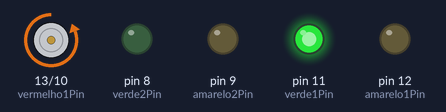
This sketch was run on a simulated Arduino Uno, built with avr-gcc and run on an emulated ATmega328P. On the bench: motor-driver pin pairs drawn as motors (green arrow = first pin HIGH = forward, orange = second pin HIGH = backward, longer = more drive), output pins drawn as LEDs (lit = HIGH).

Above: at 2.5 s.
At 6.0 s:
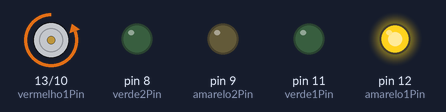
At 9.5 s:
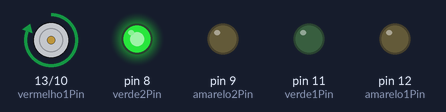
At 13.0 s:
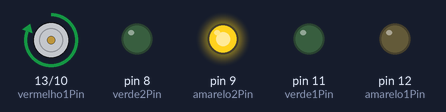
Timing chart, 0 to 18.2 s (numbered marks = the images above):
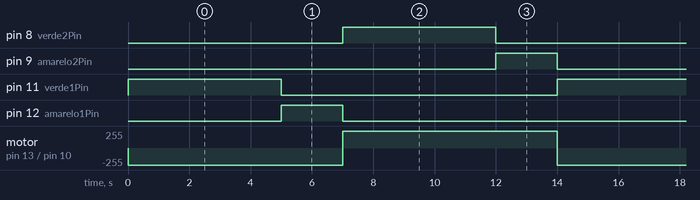

Measured:
- by itself, pin 8 (verde2Pin), pin 11 (verde1Pin): alternates HIGH for 5.0 s and LOW for 9.0 s
- by itself, pin 9 (amarelo2Pin), pin 12 (amarelo1Pin): alternates HIGH for 2.0 s and LOW for 12.0 s
- by itself, motor on pin 13 (vermelho1Pin) / pin 10 (vermelho2Pin): alternates forward 255/255 for 7.0 s and backward 255/255 for 7.0 s

The sketch:

2semafros_cruzamento.ino
```cpp
// Definir os pinos dos LEDs para Semáforo 1
const int vermelho1Pin = 13;
const int amarelo1Pin = 12;
const int verde1Pin = 11;

// Definir os pinos dos LEDs para Semáforo 2
const int vermelho2Pin = 10;
const int amarelo2Pin = 9;
const int verde2Pin = 8;

// Enumeração para os estados dos semáforos
enum State {
  SEMAFORO1_VERDE,     // Semáforo 1 está verde, Semáforo 2 está vermelho
  SEMAFORO1_AMARELO,   // Semáforo 1 está amarelo, Semáforo 2 ainda está vermelho
  SEMAFORO2_VERDE,     // Semáforo 2 está verde, Semáforo 1 está vermelho
  SEMAFORO2_AMARELO    // Semáforo 2 está amarelo, Semáforo 1 ainda está vermelho
};

// Variável para armazenar o estado atual
State estadoAtual = SEMAFORO1_VERDE;

// Tempos para cada estado (em milissegundos)
const unsigned long tempoVerde = 5000;    // 5 segundos para o verde
const unsigned long tempoAmarelo = 2000;  // 2 segundos para o amarelo
const unsigned long tempoVermelho = 5000; // 5 segundos para o vermelho

unsigned long tempoAnterior = 0; // Para controlar o tempo entre mudanças

void setup() {
  // Configurar os pinos dos LEDs do Semáforo 1 como saída
  pinMode(vermelho1Pin, OUTPUT);
  pinMode(amarelo1Pin, OUTPUT);
  pinMode(verde1Pin, OUTPUT);

  // Configurar os pinos dos LEDs do Semáforo 2 como saída
  pinMode(vermelho2Pin, OUTPUT);
  pinMode(amarelo2Pin, OUTPUT);
  pinMode(verde2Pin, OUTPUT);

  // Inicializar os semáforos
  tempoAnterior = millis(); // Inicializar o tempoAnterior com o tempo atual
}

void loop() {
  unsigned long tempoAtual = millis(); // Obter o tempo atual

  switch (estadoAtual) {
    case SEMAFORO1_VERDE:
      // Semáforo 1 verde, Semáforo 2 vermelho
      digitalWrite(verde1Pin, HIGH);
      digitalWrite(amarelo1Pin, LOW);
      digitalWrite(vermelho1Pin, LOW);

      digitalWrite(verde2Pin, LOW);
      digitalWrite(amarelo2Pin, LOW);
      digitalWrite(vermelho2Pin, HIGH);

      // Verificar se o tempo do estado verde já passou
      if (tempoAtual - tempoAnterior >= tempoVerde) {
        estadoAtual = SEMAFORO1_AMARELO; // Mudar para o amarelo do Semáforo 1
        tempoAnterior = tempoAtual; // Atualizar o tempo anterior
      }
      break;

    case SEMAFORO1_AMARELO:
      // Semáforo 1 amarelo, Semáforo 2 ainda vermelho
      digitalWrite(verde1Pin, LOW);
      digitalWrite(amarelo1Pin, HIGH);
      digitalWrite(vermelho1Pin, LOW);

      digitalWrite(verde2Pin, LOW);
      digitalWrite(amarelo2Pin, LOW);
      digitalWrite(vermelho2Pin, HIGH);

      // Verificar se o tempo do estado amarelo já passou
      if (tempoAtual - tempoAnterior >= tempoAmarelo) {
        estadoAtual = SEMAFORO2_VERDE; // Mudar para o verde do Semáforo 2
        tempoAnterior = tempoAtual;
      }
      break;

    case SEMAFORO2_VERDE:
      // Semáforo 1 vermelho, Semáforo 2 verde
      digitalWrite(verde1Pin, LOW);
      digitalWrite(amarelo1Pin, LOW);
      digitalWrite(vermelho1Pin, HIGH);

      digitalWrite(verde2Pin, HIGH);
      digitalWrite(amarelo2Pin, LOW);
      digitalWrite(vermelho2Pin, LOW);

      // Verificar se o tempo do estado verde já passou
      if (tempoAtual - tempoAnterior >= tempoVerde) {
        estadoAtual = SEMAFORO2_AMARELO; // Mudar para o amarelo do Semáforo 2
        tempoAnterior = tempoAtual;
      }
      break;

    case SEMAFORO2_AMARELO:
      // Semáforo 1 vermelho, Semáforo 2 amarelo
      digitalWrite(verde1Pin, LOW);
      digitalWrite(amarelo1Pin, LOW);
      digitalWrite(vermelho1Pin, HIGH);

      digitalWrite(verde2Pin, LOW);
      digitalWrite(amarelo2Pin, HIGH);
      digitalWrite(vermelho2Pin, LOW);

      // Verificar se o tempo do estado amarelo já passou
      if (tempoAtual - tempoAnterior >= tempoAmarelo) {
        estadoAtual = SEMAFORO1_VERDE; // Voltar ao verde do Semáforo 1
        tempoAnterior = tempoAtual;
      }
      break;
  }
}
```
